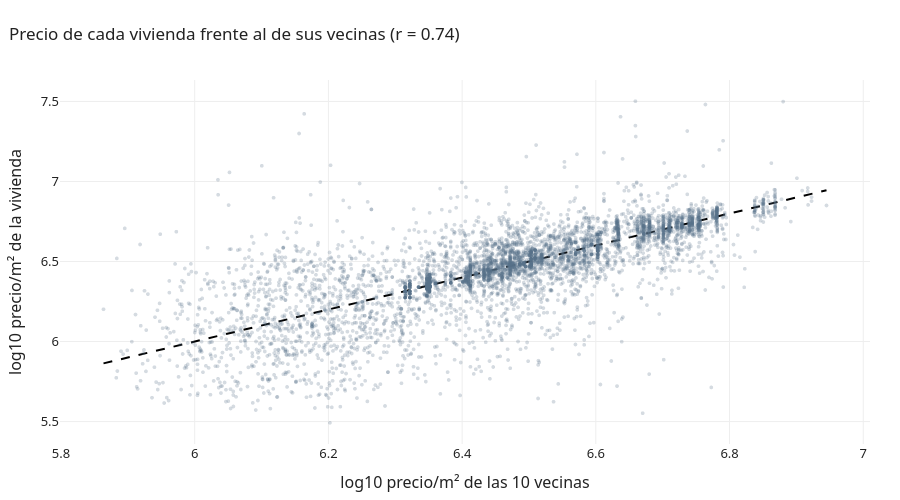

Notebook code cell kept with this figure:
### Markdown cell above
## Dependencia espacial

### Code cell
muestra = geo.sample(n=min(6000, len(geo)), random_state=42)
nn = NearestNeighbors(n_neighbors=11, metric="haversine").fit(np.radians(muestra[["lat", "lon"]]))
_, idx = nn.kneighbors(np.radians(muestra[["lat", "lon"]]))
valores = np.log10(muestra.precio_m2_real.to_numpy())

def moran(v, vecinos_idx):
    z = v - v.mean()
    return (z * z[vecinos_idx].mean(axis=1)).sum() / (z ** 2).sum()

I = moran(valores, idx[:, 1:])
rng = np.random.default_rng(42)
azar = np.array([moran(rng.permutation(valores), idx[:, 1:]) for _ in range(999)])
p = (np.sum(azar >= I) + 1) / (len(azar) + 1)
print(f"I de Moran: {I:.3f}   (al barajar los precios, el máximo fue {azar.max():.3f})")
anotar("¿El precio por m² depende del de los vecinos?", "I de Moran (999 permutaciones)", I, p, "")

vecinos = valores[idx[:, 1:]].mean(axis=1)
fig = px.scatter(x=vecinos, y=valores, opacity=0.25, labels={"x": "log10 precio/m² de las 10 vecinas",
                                                             "y": "log10 precio/m² de la vivienda"})
fig.update_traces(marker=dict(size=4, color=PRINCIPAL), hoverinfo="skip", hovertemplate=None)
fig.add_scatter(x=[vecinos.min(), vecinos.max()], y=[vecinos.min(), vecinos.max()], mode="lines",
                line=dict(color="black", dash="dash"), showlegend=False)
mostrar(fig, f"Precio de cada vivienda frente al de sus vecinas (r = {np.corrcoef(valores, vecinos)[0, 1]:.2f})", alto=500)

### Figure 1 — Plotly figure (JSON) as saved in the notebook; plotly's stock layout.template omitted (floating-point values rounded to 4 significant figures; data arrays with more than 128 entries replaced by an {"elided": "..."} marker saying what was removed)
{"data": [{"hoverinfo": "skip", "legendgroup": "", "marker": {"color": "#577189", "opacity": 0.25, "size": 4, "symbol": "circle"}, "mode": "markers", "name": "", "showlegend": false, "type": "scattergl", "x": {"elided": "6000 float values"}, "xaxis": "x", "y": {"elided": "6000 float values"}, "yaxis": "y"}, {"line": {"color": "black", "dash": "dash"}, "mode": "lines", "showlegend": false, "type": "scatter", "x": [5.864, 6.945], "y": [5.864, 6.945]}], "layout": {"height": 500, "legend": {"tracegroupgap": 0}, "title": {"text": "Precio de cada vivienda frente al de sus vecinas (r = 0.74)"}, "xaxis": {"anchor": "y", "domain": [0.0, 1.0], "title": {"text": "log10 precio/m² de las 10 vecinas"}}, "yaxis": {"anchor": "x", "domain": [0.0, 1.0], "title": {"text": "log10 precio/m² de la vivienda"}}}}
